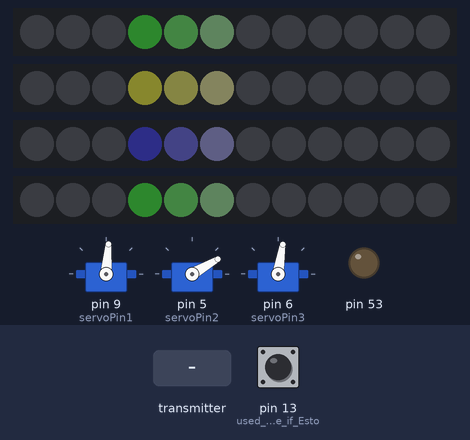
A sketch run on a simulated Arduino Mega 2560, built with avr-gcc and run on an emulated ATmega2560. Shown: 3 × servo, 4 × 12 RGB LEDs in strip order, left to right, output pins drawn as LEDs (lit = HIGH). The inputs (shaded band) are chosen by the test bench; at power-on: pin 13 (used_to_determine_if_Esto) HIGH. Dim RGB values are drawn brighter than linear; no radio packets arrive unless stated.

Above: at 5.3 s.
At 7.4 s:
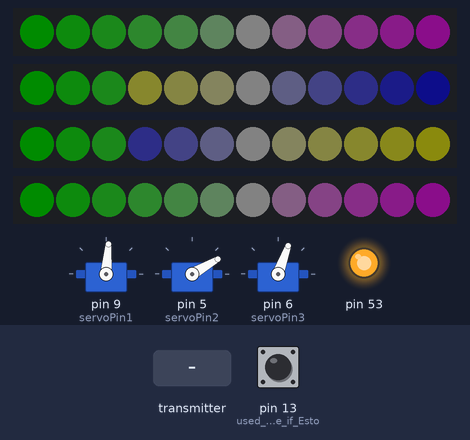
7.5 s: the transmitter starts sending message = 0
At 8.9 s:
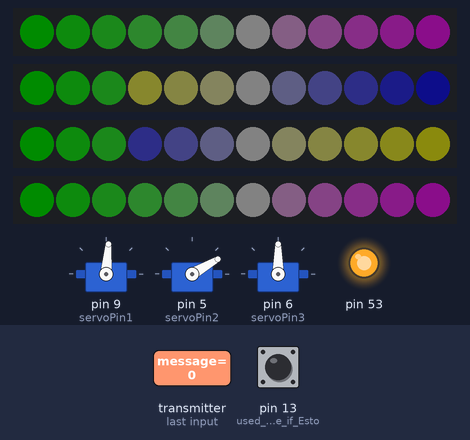
Timing chart, 0 to 10.5 s (numbered marks = the images above; inputs shaded):
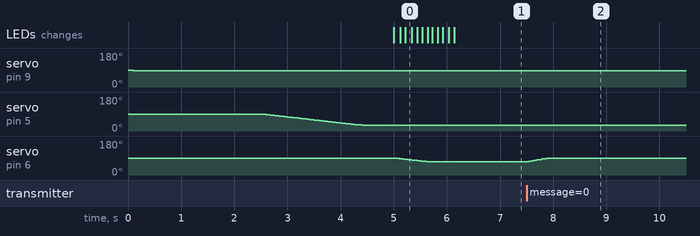

The sketch:

SeniorProject_Team11_ArmController.ino
```cpp
/*
 * Name:            Senior Project Team 11
 * File:            SeniorProject_Team11_ArmController.ino
 * Description:     This code is to be used to control the limb used in the EMG Controlled Robotic Limb Project.
 *                  It performs PWM control of NeoPixel LEDS and Servos, as well as SPI with an nrf24l01+ module.
 *                  This also utilizes VarSpeedServo.h to control the speed and acceleration of the Servos
 *
 */

#include <Adafruit_NeoPixel.h>
#include <SPI.h>
#include "printf.h"
#include "RF24.h"
#include "VarSpeedServo.h"

// instantiate an object for the nRF24L01 transceiver
RF24 radio(7, 8); // using pin 7 for the CE pin, and pin 8 for the CSN pin
//Pin 13 -> SCK  (52)
//Pin 12 -> MISO (50)
//Pin 11 -> MOSI (51)
//Pin  8 -> CSN
//Pin  7 -> CE
//Unused -> IRQ

VarSpeedServo myservo1;  // create servo object to control a servo
VarSpeedServo myservo2;
VarSpeedServo myservo3;  // create servo object to control a servo

const int servoPin1 = 9; // the digital pin used for the first servo
const int servoPin2 = 5; // the digital pin used for the second servo
const int servoPin3 = 6; // the digital pin used for the first servo

Adafruit_NeoPixel pixels1(12, 3, NEO_GRB + NEO_KHZ800);     //Setting up the NeoPixels on Pins 3,4,10,11
Adafruit_NeoPixel pixels2(12, 4, NEO_GRB + NEO_KHZ800);
Adafruit_NeoPixel pixels3(12, 10, NEO_GRB + NEO_KHZ800);
Adafruit_NeoPixel pixels4(12, 11, NEO_GRB + NEO_KHZ800);

void SetLED1(float j);      //Functions used in setting the LEDS
void SetLED2(float j);
void SetLED3(float j);
void SetLED4(float j);

void ClearLED1(int j);      //Functions used in clearing
void ClearLED2(int j);
void ClearLED3(int j);
void ClearLED4(int j);

float Servo1LEDVal;

// an identifying device destination
// Let these addresses be used for the pair
uint8_t address[][6] = {"10dar", "30dar"};      //Addresses are backwards compared to MSP432
// address is actually rad01 to the MSP432

// uniquely identify which address this radio will use to transmit
bool radioNumber = 1; // 0 uses address[0] to transmit, 1 uses address[1] to transmit

// Used to control whether this node is sending or receiving
bool role = false;  // true = TX role, false = RX role

unsigned long previousMillis = 0;        // will store last time message was sent
const long interval = 5000;             // timeout for communication to harness RF module

struct PayloadStruct {
  char message[13];          // only using 13 characters for TX & ACK payloads
  uint8_t counter;
};

PayloadStruct payload;
PayloadStruct received;

//For adjusting ranges and resolution of servos
const int Servo1Offset = 85;
const int Servo1Scale  = -75;
const int Servo2Offset = 30;
const int Servo2Scale  = 90;
const int Servo3Offset = 0;
const int Servo3Scale  = 180;
const int Servo1Tol = 1;        //need to keep servos from twitching back and forth so keep a tolerance that the angles need to pass
const int Servo2Tol = 2;
const int Servo3Tol = 2;

void setup() {

  myservo1.write(85,20,false); // set the initial position of the servo, run in background
  myservo1.attach(servoPin1);  // attaches the servo on pin 9 to the servo object
  delay(2500);
  myservo2.write(30,20,false);  // set the initial position of the servo, run in background
  myservo2.attach(servoPin2);  // attaches the servo on pin 6 the servo object
  delay(2500);
  myservo3.write(70,20,false);  // set the initial position of the servo, run in background
  myservo3.attach(servoPin3);  // attaches the servo on pin 5 to the servo object

  pixels1.begin(); // INITIALIZE NeoPixel strip object (REQUIRED)
  pixels2.begin(); // INITIALIZE NeoPixel strip object (REQUIRED)
  pixels3.begin(); // INITIALIZE NeoPixel strip object (REQUIRED)
  pixels4.begin(); // INITIALIZE NeoPixel strip object (REQUIRED)

  for (int i = 3; i < 15; i++) { // For each pixel...
    if (i > 11) {
      i = i - 12;
      pixels1.setPixelColor(i, pixels1.Color(0 + i, 12 - i, 0 + i));
      pixels2.setPixelColor(i, pixels2.Color(0 + i, 12 - i, 0 + i));
      pixels3.setPixelColor(i, pixels3.Color(0 + i, 12 - i, 0 + i));
      pixels4.setPixelColor(i, pixels4.Color(0 + i, 12 - i, 0 + i));
      pixels1.show();
      pixels2.show();
      pixels3.show();
      pixels4.show();
      i = i + 12;
    }
    else {
      pixels1.setPixelColor(i, pixels1.Color(i, 12 - i, i));
      pixels2.setPixelColor(i, pixels2.Color(12 - i, 12 - i, i));
      pixels3.setPixelColor(i, pixels3.Color(i, i, 12 - i));
      pixels4.setPixelColor(i, pixels4.Color(i, 12 - i, i));
    }

    pixels1.show();
    pixels2.show();
    pixels3.show();
    pixels4.show();
    delay(100);
  }

  pixels1.clear();
  pixels2.clear();
  pixels3.clear();
  pixels4.clear();

  //ensure that the select is turned on to enable commmunication
  pinMode(53, OUTPUT);
  digitalWrite(53, HIGH);

    // initialize the transceiver on the SPI bus
  while (!radio.begin()) {
    SetLED1(1);
  }

  pinMode(53, OUTPUT);
  digitalWrite(53, HIGH);

  // Set the PA Level high to get the range we need
  radio.setPALevel(RF24_PA_HIGH);     // RF24_PA_MAX is default.

  radio.enableDynamicPayloads();    // ACK payloads are dynamically sized

  // set the TX address of the RX node into the TX pipe
  radio.openWritingPipe(address[radioNumber]);     // always uses pipe 0

  // set the RX address of the TX node into a RX pipe
  radio.openReadingPipe(1, address[!radioNumber]); // using pipe 1

  radio.startListening();                                     // put radio in RX mode

  pinMode(13, INPUT);                                         //used to determine if Estop is pressed.

  //initializing the message string
  received.message[0] = '0';
  received.message[1] = '0';
  received.message[2] = '0';
  received.message[3] = '0';
  received.message[4] = '0';
  received.message[5] = '0';
  received.message[6] = '0';
  received.message[7] = '0';
  received.message[8] = '0';
  received.message[9] = '0';
  received.message[10] = 0;
  received.message[11] = 0;
}

void loop()
{

    int Servo1Angle;
    int Servo2Angle;
    int Servo3Angle;
    int Sensor3Val;
    int Sensor4Val;

    uint8_t pipe;

    unsigned long currentMillis = millis();         //grab running time

    if(!digitalRead(13))          //read value of ESTOP
    {
      myservo1.write(85,20,false); // return to resting position to avoid uncontrolled jumps
      myservo2.write(30,20,false);
      myservo3.write(70,20,false);
    }

    //check for timeout of RF communication
    if (currentMillis - previousMillis >= interval)
    {
       previousMillis = currentMillis;
       radio.stopListening();                                      // put radio in TX mode
       received.message[11] |= 0b00000001;                        //set error for communication
       radio.write(&received, sizeof(received));                  // transmit to usb dongle for data display. We dont care if it doesnt receive it since we'll see it visually
       radio.startListening();
    }
    else    //disable the error
    {
      received.message[11] &= ~0b00000001;
    }

    if (radio.available(&pipe))
    {                    // is there a payload? get the pipe number that recieved it
      previousMillis = currentMillis;                 //reset timeout counter
      uint8_t bytes = radio.getDynamicPayloadSize(); // get the size of the payload
      radio.read(&received, sizeof(received));       // get incoming payload

      radio.stopListening();                                      // put radio in TX mode
      radio.write(&received, sizeof(received));    // transmit to usb dongle for data display. We dont care if it doesnt receieve it since we'll see it
      radio.startListening();

      //convert servo angles from incoming EMG data to custom degree scale

      //Sensor1
      if(received.message[1] == '.')    //is the second character just the decimal point?
      { //is our new angle within the tolerance specified?
        if(((Servo1Angle - ((float)(received.message[0] - '0')/99*Servo1Scale+Servo1Offset)) > Servo1Tol) || ((Servo1Angle - ((float)(received.message[0] - '0')/99*Servo1Scale+Servo1Offset)) < -1*Servo1Tol))
          {
            Servo1Angle = (float)(received.message[0] - '0')/99*Servo1Scale+Servo1Offset;   //run conversion from 0-99 scale to custom angle scale
            if(Servo1Angle > Servo1Offset)                        //should be unecessary, but just in case, make sure angle always stays within bounds
            {
              Servo1Angle = Servo1Offset;
            }
            else if(Servo1Angle < Servo1Offset+Servo1Scale)
            {
              Servo1Angle = Servo1Offset+Servo1Scale;
            }

            if(digitalRead(13))                     //if ESTOP not pressed
            {
              myservo1.write(Servo1Angle,40,false); // set the position of the servo, with max speed of 40, run in background
            }
            else    //or write to the pixels if no ESTOP
            {
              pixels1.clear();
              SetLED1((float)(1-((float)Servo1Angle-10)/75));
            }
          }
      }
      else
      {
        if(((Servo1Angle - ((float)((received.message[0] - '0')*10 + (received.message[1] - '0'))/99*Servo1Scale+Servo1Offset)) > Servo1Tol) || ((Servo1Angle - ((float)((received.message[0] - '0')*10 + (received.message[1] - '0'))/99*Servo1Scale+Servo1Offset)) < -1*Servo1Tol))
        {
          Servo1Angle = (float)((received.message[0] - '0')*10 + (received.message[1] - '0'))/99*Servo1Scale+Servo1Offset;
          if(Servo1Angle > Servo1Offset)
          {
            Servo1Angle = Servo1Offset;
          }
          else if(Servo1Angle < Servo1Offset+Servo1Scale)
          {
            Servo1Angle = Servo1Offset+Servo1Scale;
          }

          if(digitalRead(13))
          {
            myservo1.write(Servo1Angle,40,false); // set the position of the servo, as fast as possible, run in background
          }
          else
          {
            pixels1.clear();
            SetLED1((float)(1-((float)Servo1Angle-10)/75));
          }
        }
      }
      //Sensor2
      if(received.message[3] == '.')
      {
        if(((Servo2Angle - ((float)(received.message[2] - '0')/99*Servo2Scale+Servo2Offset)) > Servo2Tol) || ((Servo2Angle - ((float)(received.message[2] - '0')/99*Servo2Scale+Servo2Offset)) < -1*Servo2Tol))
        {
          Servo2Angle = (float)(received.message[2] - '0')/99*Servo2Scale+Servo2Offset;

          if(Servo2Angle > Servo2Offset+Servo2Scale)
          {
            Servo2Angle = Servo2Offset+Servo2Scale;
          }
          else if(Servo2Angle < Servo2Offset)
          {
            Servo2Angle = Servo2Offset;
          }

          if(digitalRead(13))
          {
            myservo2.write(Servo2Angle,40,false); // set the position of the servo, as fast as possible, run in background
          }
          else
          {
            pixels2.clear();
            SetLED2((float)(Servo2Angle-Servo2Offset)/Servo2Scale);
          }

        }
      }
      else
      {
        if(((Servo2Angle - ((float)((received.message[2] - '0')*10 + (received.message[3] - '0'))/99*Servo2Scale+Servo2Offset)) > Servo2Tol) || ((Servo2Angle - ((float)((received.message[2] - '0')*10 + (received.message[3] - '0'))/99*Servo2Scale+Servo2Offset)) < -1*Servo2Tol))
        {
          Servo2Angle = (float)((received.message[2] - '0')*10 + (received.message[3] - '0'))/99*Servo2Scale+Servo2Offset;

          if(Servo2Angle > Servo2Offset+Servo2Scale)
          {
            Servo2Angle = Servo2Offset+Servo2Scale;
          }
          else if(Servo2Angle < Servo2Offset)
          {
            Servo2Angle = Servo2Offset;
          }

          if(digitalRead(13))
          {
            myservo2.write(Servo2Angle,40,false); // set the position of the servo, as fast as possible, run in background
          }
          else
          {
            pixels2.clear();
            SetLED2((float)(Servo2Angle-Servo2Offset)/Servo2Scale);
          }
        }
      }
      //Sensor3                     //Sensor 3 and 4 need to be used in conjunction, so servo angle isnt set here
      if(received.message[5] == '.')
      {
        if(((Sensor3Val - ((float)(received.message[4] - '0')/99*180)) > 5) || ((Sensor3Val - ((float)(received.message[4] - '0')/99*180)) < -5))
        {
          Sensor3Val = (float)(received.message[4] - '0')/99*180;

          if(!digitalRead(13))
          {
            pixels3.clear();
            SetLED3((float)Sensor3Val/180);
          }
        }
      }
      else
      {
        if(((Sensor3Val - ((float)((received.message[4] - '0')*10 + (received.message[5] - '0'))/99*180)) > 5) || ((Sensor3Val - ((float)((received.message[4] - '0')*10 + (received.message[5] - '0'))/99*180)) < - 5))
        {
          Sensor3Val = (float)((received.message[4] - '0')*10 + (received.message[5] - '0'))/99*180;

          if(!digitalRead(13))
          {
            pixels3.clear();
            SetLED3((float)Sensor3Val/180);
          }
        }
      }
      //Sensor4
      if(received.message[7] == '.')
      {
        if(((Sensor4Val - ((float)(received.message[6] - '0')/99*180)) > 5) || ((Sensor4Val - ((float)(received.message[6] - '0')/99*180)) < -5))
        {
          Sensor4Val = (float)(received.message[6] - '0')/99*180;

          if(!digitalRead(13))
          {
            pixels4.clear();
            SetLED4((float)Sensor4Val/180);
          }
        }
      }
      else
      {
        if(((Sensor4Val - ((float)((received.message[6] - '0')*10 + (received.message[7] - '0'))/99*180)) > 5) || ((Sensor4Val - ((float)((received.message[6] - '0')*10 + (received.message[7] - '0'))/99*180)) < -5))
        {
          Sensor4Val = (float)((received.message[6] - '0')*10 + (received.message[7] - '0'))/99*180;

          if(!digitalRead(13))
          {
            pixels4.clear();
            SetLED4((float)Sensor4Val/180);
          }
        }
      }

      //Arm rotation depends on difference of Sensor 3 and 4
      if((Sensor3Val - Sensor4Val) >= 0)                    //If sensor 3 is greater, go counter clockwise
      {
        Servo3Angle = (float)(Sensor3Val - Sensor4Val)/2+90;
      }
      else if((Sensor4Val - Sensor3Val) > 0)                //else if 4 is greater, go clockwise
      {
        Servo3Angle = (float)(-1*(Sensor4Val - Sensor3Val)/2)+90;
      }
      else
      {
        Servo3Angle = 90;
      }


      if(digitalRead(13))   // if not ESTOP, then we can write to servo 3
      {
        myservo3.write(Servo3Angle,40,false); // set the position of the servo, at a speed of 40, run in background
      }


    }

} // loop

/*----------------------------------------------------------------
 * void SetLED1(float j)
 *
 * Description: Sets LEDs to value specified. 1 is fully illuminated, 0 is off
 * Inputs: Number from 0 to 1
 * Outputs: None
----------------------------------------------------------------*/
void SetLED1(float j) {
  float test = (float)j * 15;
  for (int i = 3; i < 15; i++) { // For each pixel...
    if (i <= test) {
      if (i > 11) {
        i = i - 12;
        pixels1.setPixelColor(i, pixels1.Color(0, 0, 5));
        pixels1.show();
        i = i + 12;
      }
      else {
        pixels1.setPixelColor(i, pixels1.Color(0, 0, 5));
        pixels1.show();
      }
    }
    else {
//      ClearLED1(test);
      break;
    }
  }
}

/*----------------------------------------------------------------
 * void SetLED2(float j)
 *
 * Description: Sets LEDs to value specified. 1 is fully illuminated, 0 is off
 * Inputs: Number from 0 to 1
 * Outputs: None
----------------------------------------------------------------*/
void SetLED2(float j) {
  float test = (float)j * 15;
  for (int i = 3; i < 15; i++) { // For each pixel...
    if (i <= test) {
      if (i > 11) {
        i = i - 12;
        pixels2.setPixelColor(i, pixels2.Color(0, 0, 5));
        pixels2.show();
        i = i + 12;

      }
      else {
        pixels2.setPixelColor(i, pixels2.Color(0, 0, 5));
        pixels2.show();
      }
    }
    else {
//      ClearLED1(test);
      break;
    }
  }
}

/*----------------------------------------------------------------
 * void SetLED3(float j)
 *
 * Description: Sets LEDs to value specified. 1 is fully illuminated, 0 is off
 * Inputs: Number from 0 to 1
 * Outputs: None
----------------------------------------------------------------*/
void SetLED3(float j) {
  float test = (float)j * 15;
  for (int i = 3; i < 15; i++) { // For each pixel...
    if (i <= test) {
      if (i > 11) {
        i = i - 12;
        pixels3.setPixelColor(i, pixels3.Color(0, 0, 5));
        pixels3.show();
        i = i + 12;
      }
      else {
        pixels3.setPixelColor(i, pixels3.Color(0, 0, 5));
        pixels3.show();
      }
    }
    else {
//      ClearLED1(test);
      break;
    }
  }
}

/*----------------------------------------------------------------
 * void SetLED4(float j)
 *
 * Description: Sets LEDs to value specified. 1 is fully illuminated, 0 is off
 * Inputs: Number from 0 to 1
 * Outputs: None
----------------------------------------------------------------*/
void SetLED4(float j) {
  float test = (float)j * 15;
  for (int i = 3; i < 15; i++) { // For each pixel...
    if (i <= test) {
      if (i > 11) {
        i = i - 12;
        pixels4.setPixelColor(i, pixels4.Color(0, 0, 5));
        pixels4.show();
        i = i + 12;
      }
      else {
        pixels4.setPixelColor(i, pixels4.Color(0, 0, 5));
        pixels4.show();
      }
    }
    else {
//      ClearLED1(test);
      break;
    }
  }
}

/*----------------------------------------------------------------
 * void ClearLED1(int j)
 *
 * Description: Clears LEDS
 * Inputs: Number of pixels to turn off
 * Outputs: None
----------------------------------------------------------------*/
void ClearLED1(int j) {
  if (j == 0) {
    for (int i = 0; i < 12; i++) { // For each pixel...
      pixels1.setPixelColor(i, pixels1.Color(0, 0, 0));
      pixels1.show();
    }
  }
  else {
    for (int i = j + 1; i < 12; i++) { // For each pixel...
      pixels1.setPixelColor(i, pixels1.Color(0, 0, 0));
      pixels1.show();
    }
  }
}

/*----------------------------------------------------------------
 * void ClearLED2(int j)
 *
 * Description: Clears LEDS
 * Inputs: Number of pixels to turn off
 * Outputs: None
----------------------------------------------------------------*/
void ClearLED2(int j) {
  if (j == 0) {
    for (int i = 0; i < 12; i++) { // For each pixel...
      pixels2.setPixelColor(i, pixels2.Color(0, 0, 0));
      pixels2.show();
    }
  }
  else {
    for (int i = j + 1; i < 12; i++) { // For each pixel...
      pixels2.setPixelColor(i, pixels2.Color(0, 0, 0));
      pixels2.show();
    }
  }
}

/*----------------------------------------------------------------
 * void ClearLED3(int j)
 *
 * Description: Clears LEDS
 * Inputs: Number of pixels to turn off
 * Outputs: None
----------------------------------------------------------------*/
void ClearLED3(int j) {
  if (j == 0) {
    for (int i = 0; i < 12; i++) { // For each pixel...
      pixels3.setPixelColor(i, pixels3.Color(0, 0, 0));
      pixels3.show();
    }
  }
  else {
    for (int i = j + 1; i < 12; i++) { // For each pixel...
      pixels3.setPixelColor(i, pixels3.Color(0, 0, 0));
      pixels3.show();
    }
  }
}

/*----------------------------------------------------------------
 * void ClearLED4(int j)
 *
 * Description: Clears LEDS
 * Inputs: Number of pixels to turn off
 * Outputs: None
----------------------------------------------------------------*/
void ClearLED4(int j) {
  if (j == 0) {
    for (int i = 0; i < 12; i++) { // For each pixel...
      pixels4.setPixelColor(i, pixels4.Color(0, 0, 0));
      pixels4.show();
    }
  }
  else {
    for (int i = j + 1; i < 12; i++) { // For each pixel...
      pixels4.setPixelColor(i, pixels4.Color(0, 0, 0));
      pixels4.show();
    }
  }
}
```

Measured:
- after the input at 7.5 s, servo on pin 6 (servoPin3): moves from 70° to 90° over 0.37 s, starting at once
